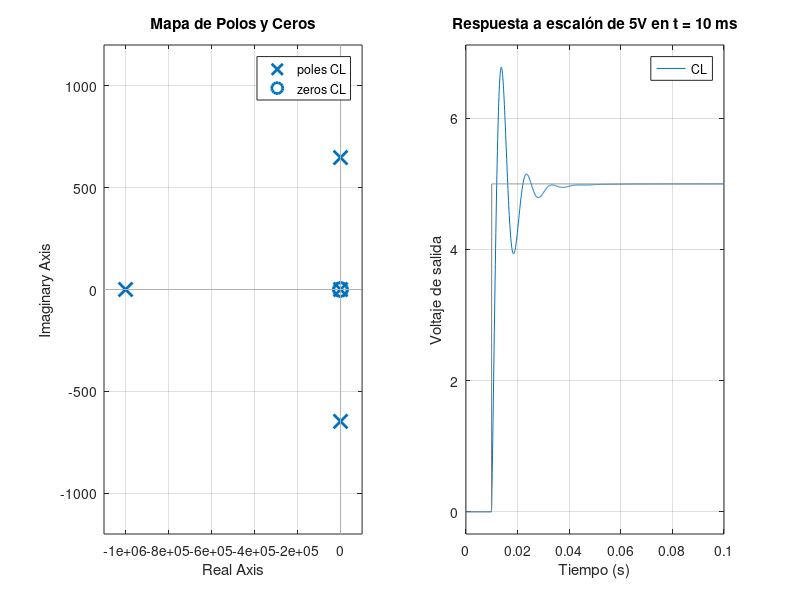

The MATLAB script that drew this image:
clc; clear; close all;

s = tf('s');

% Planta
G = 4.5455e4 / (s^2 + 50*s + 4.5455e4);

% PID Controller parameters
Kp = 10;
Ki = 1000;
Kd = 0.01;

% PID controller with filter dynamics
C = ((Kp + 1e6*Kd)*s^2 + (1e6*Kp + Ki)*s + 1e6*Ki) / (s^2 + 1e6*s);

% Closed-loop system
CL = feedback(C*G, 1);

% Routh-Hurwitz: get denominator coefficients
[~, den] = tfdata(CL, 'v');
disp('Polos del sistema (roots del denominador):');
disp(roots(den));

% Step input of 5V at t = 10 ms
t = 0:1e-4:0.1;  % Time from 0 to 100 ms
u = zeros(size(t));
u(t >= 0.01) = 5;

% Plotting
figure;
subplot(1,2,1);
pzmap(CL);
title('Mapa de Polos y Ceros');

subplot(1,2,2);
lsim(CL, u, t);
title('Respuesta a escalón de 5V en t = 10 ms');
xlabel('Tiempo (s)');
ylabel('Voltaje de salida');
